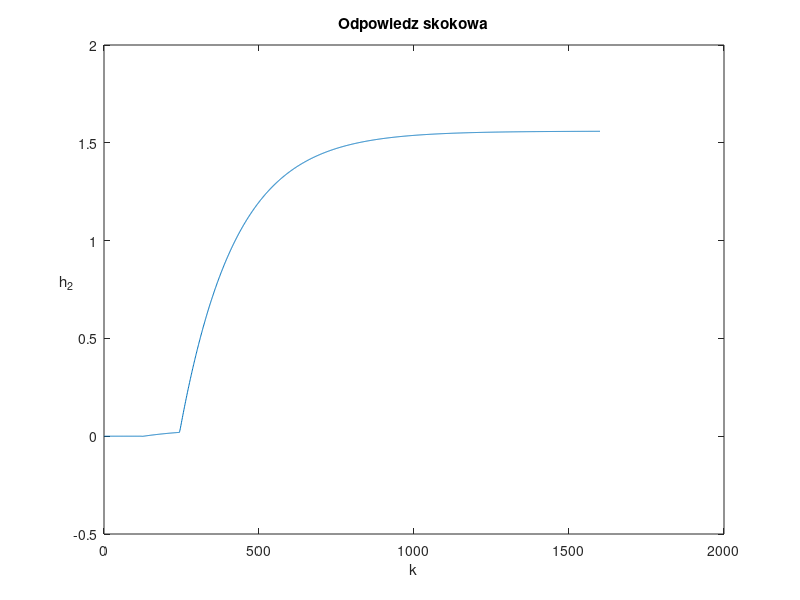

MATLAB code for this plot:
clear all

%% Wymierzanie skoku jednostkowego

D = 1500;

%skok wartosci F1
dF1 = 1;

%Parametry obiektu
A1 = 505;
C2 = 0.65;
ap1 = 23; %alfa_1
ap2 = 15; %alfa_2

%Punkt pracy obiektu
tau = 120;
h2_0 = 38.44;
h1_0 = 16.34;
F1 = 78;
FD = 15;

%Objetośc punktu pracy
% v2_0 = h2_0^2 * C2;
% v1_0 = h1_0 * A1;

t_sym = 1600; %czas symulacji
T = 1; %krok

%warunki_początkowe
kp = 120/T + 2;
ks = max(19,D+7); %chwila skoku wartosci zadania
kk = t_sym/T;
h1(1:kp) = h1_0;
h2(1:kp) = h2_0;
F1in(1:T:t_sym/T) = F1;
FDc(1:T:t_sym/T) = FD;


%Symulacja obiektu
for k = kp:t_sym/T
    F1in(k) = F1+dF1;
        h1(k) = h1(k-1) + T*(F1in(k-1-(tau/T)) + FDc(k-1) - ap1 * (sqrt(h1_0) + (h1(k-1) - h1_0)/(2*sqrt(h1_0))))/A1;
        h2(k) = h2(k-1) + T*((ap1 * sqrt(h1_0) - ap2 * sqrt(h2_0))/(2*C2*h2_0)   +    ap1*(h1(k-1) - h1_0)/(4*C2*(sqrt(h1_0)))    -   ap2*(h2(k-1) - h2_0)/(4*C2*(nthroot((h2_0 * h2_0),3))));
end
%Obliczanie Wysokości na podstawie objętości
% h2(:,1) = sqrt(v2 /C2);

%Skok jednostkowy
Yj = h2 - h2(1);
Yj = Yj/dF1;
s = Yj(:,1:D);
plot(Yj)
title("Odpowiedz skokowa")
ylabel("h_2")
xlabel("k")
set(get(gca,'ylabel'),'rotation',0)
exportgraphics(gca,'odp_skok_lin.pdf')

% save("Odp_skok\odp_skok.mat", "s");
